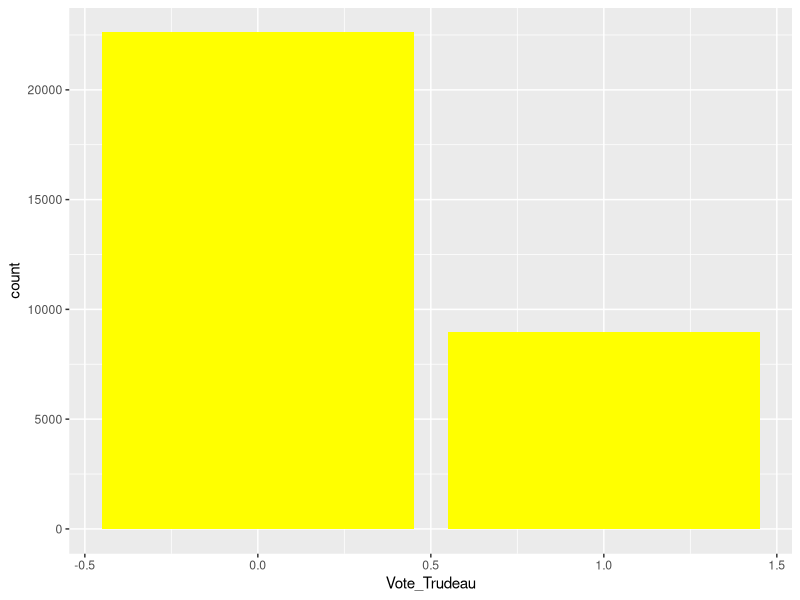

Recreate this plot in R.
## ---- chunk 1
survey_data <- read.csv('survey_data.csv')
census_data <- read.csv("census_data.csv")
## ---- chunk 2
library(tidyverse)
plot1 = ggplot(survey_data, aes(Vote_Trudeau))+
  geom_bar(fill = 'yellow')
plot1
## ---- chunk 3
# Creating logistic Models for both Trudeau and Others results
model_Trudeau <- glm(Vote_Trudeau ~ gender  + edu_level , 
             data=survey_data, family= "binomial")

model_others <- glm(Vote_others ~ gender  + edu_level , 
             data=survey_data, family= "binomial")
## ---- chunk 4
model_Trudeau
## ---- chunk 5
model_others
